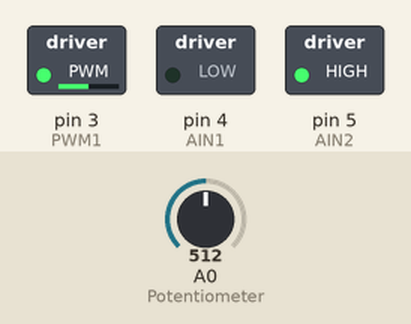
A sketch run on a simulated Arduino Uno, built with avr-gcc and run on an emulated ATmega328P. Shown: switched loads named in the sketch (green lamp = pin HIGH). Inputs (shaded band) come from the test bench; at power-on: A0 (Potentiometer) = 512.

Above: at 1.2 s.
1.3 s: A0 (Potentiometer) set to 716
At 2.2 s:
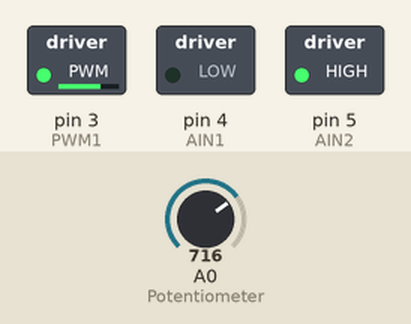
2.8 s: A0 (Potentiometer) set to 900
At 3.3 s:
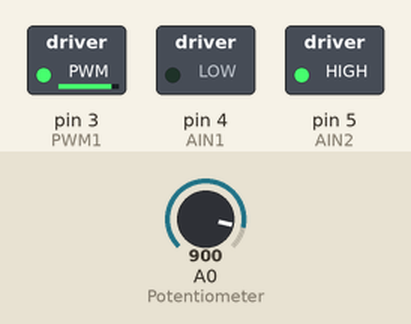
4.3 s: A0 (Potentiometer) set to 122
At 5.5 s:
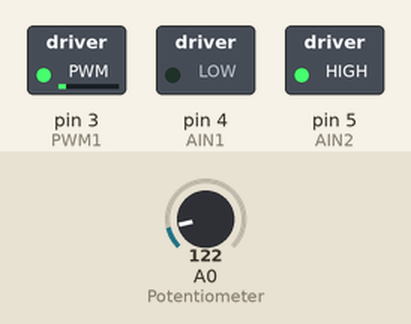
5.8 s: A0 (Potentiometer) set to 0
At 6.8 s:
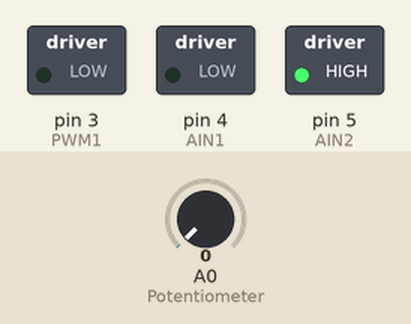
7.3 s: A0 (Potentiometer) set to 511
At 7.9 s:
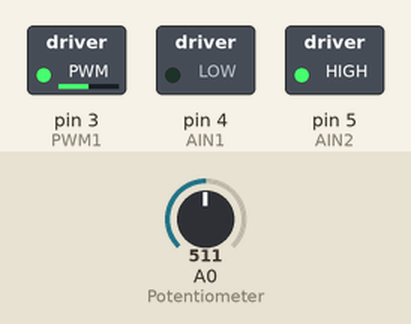
Timing chart, 0 to 9.8 s (numbered marks = the images above; inputs shaded):
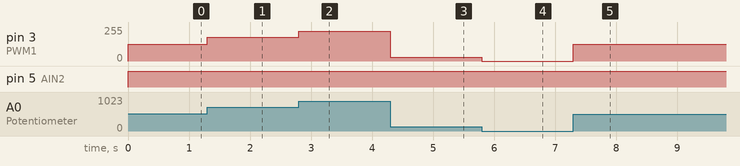

The sketch:

Motordrivare_PWM.ino
```cpp
// Lilla motordrivaren med PWM
// Arduino UNO, TB6612FNG, potentiometer

#define PWM1 3 // PWM
#define AIN1 4 // Motor
#define AIN2 5 // Motor

int pot;
int out;

void setup() {
  Serial.begin(9600);
  pinMode(PWM1,OUTPUT);
  pinMode(AIN1,OUTPUT);
  pinMode(AIN2,OUTPUT);

}

void loop() {

  /* Motorn snurrar moturs eller medurs
   *  Ändra High/Low eller PIN för att
   *  byta håll.
   */
  digitalWrite(AIN1,LOW);
  digitalWrite(AIN2,HIGH);

  pot=analogRead(A0); // Potentiometer på PORT A0
  out=map(pot,0,1023, 0, 255);
  analogWrite(PWM1,out); // Hastighetskontroll för motorn.

}
```

Measured:
- after the input at 1.3 s, pin 3 (PWM1): 127/255 → 178/255 at once
- after the input at 2.8 s, pin 3 (PWM1): 178/255 → 224/255 at once
- after the input at 4.3 s, pin 3 (PWM1): 224/255 → 30/255 at once
- after the input at 5.8 s, pin 3 (PWM1): 30/255 → 0/255 at once
- after the input at 7.3 s, pin 3 (PWM1): 0/255 → 127/255 at once
